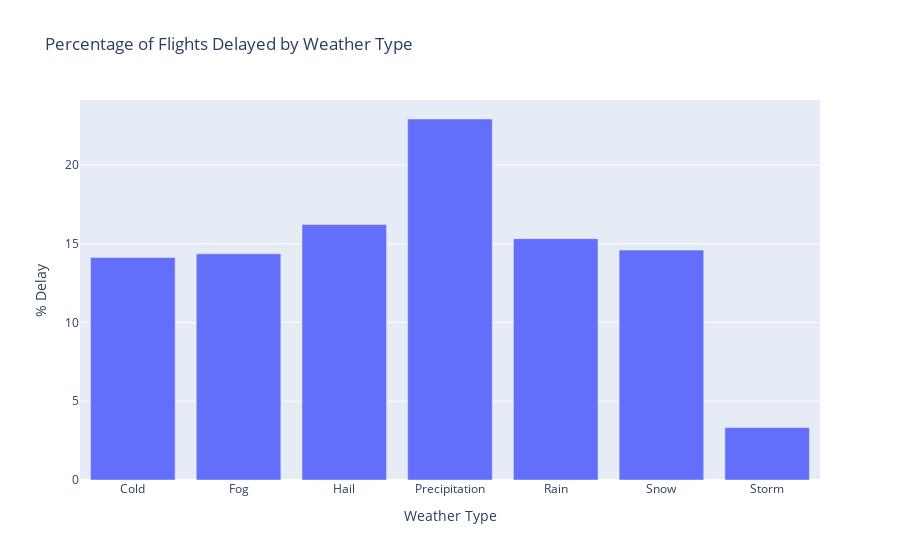

The cell this chart's notebook holds for it:
### Markdown cell above
Percentage of Flights Delayed by Weather Severity:

    Analysis: Demonstrates how different levels of weather severity affect delay percentages.
    Visual Insight: Shows that higher severity levels lead to more delays, validating the chi-square test results.

### Code cell
# Create Contingency Table
contingency_table = pd.crosstab(michigan_data['Type'], michigan_data['DEP_DEL15'], normalize='index')

# Calculate Percentages of Delays
contingency_table_percentage = contingency_table.mul(100).rename(columns={0: 'No Delay', 1: 'Delay'})

# Visualize Delay Percentages as a Bar Chart
fig = px.bar(
    contingency_table_percentage,
    y='Delay',
    labels={'value': '% of Delays', 'Type': 'Weather Type'},
    title='Percentage of Flights Delayed by Weather Type'
)
fig.update_layout(yaxis_title='% Delay', xaxis_title='Weather Type')
fig.show()

### Figure 1 — Plotly figure (JSON) as saved in the notebook; plotly's stock layout.template omitted (floating-point values rounded to 4 significant figures)
{"data": [{"alignmentgroup": "True", "hovertemplate": "Weather Type=%{x}<br>Delay=%{y}<extra></extra>", "legendgroup": "", "marker": {"color": "#636efa", "pattern": {"shape": ""}}, "name": "", "offsetgroup": "", "orientation": "v", "showlegend": false, "textposition": "auto", "type": "bar", "x": ["Cold", "Fog", "Hail", "Precipitation", "Rain", "Snow", "Storm"], "xaxis": "x", "y": [14.13, 14.36, 16.22, 22.92, 15.32, 14.59, 3.333], "yaxis": "y"}], "layout": {"barmode": "relative", "legend": {"tracegroupgap": 0}, "title": {"text": "Percentage of Flights Delayed by Weather Type"}, "xaxis": {"anchor": "y", "domain": [0, 1], "title": {"text": "Weather Type"}}, "yaxis": {"anchor": "x", "domain": [0, 1], "title": {"text": "% Delay"}}}}
